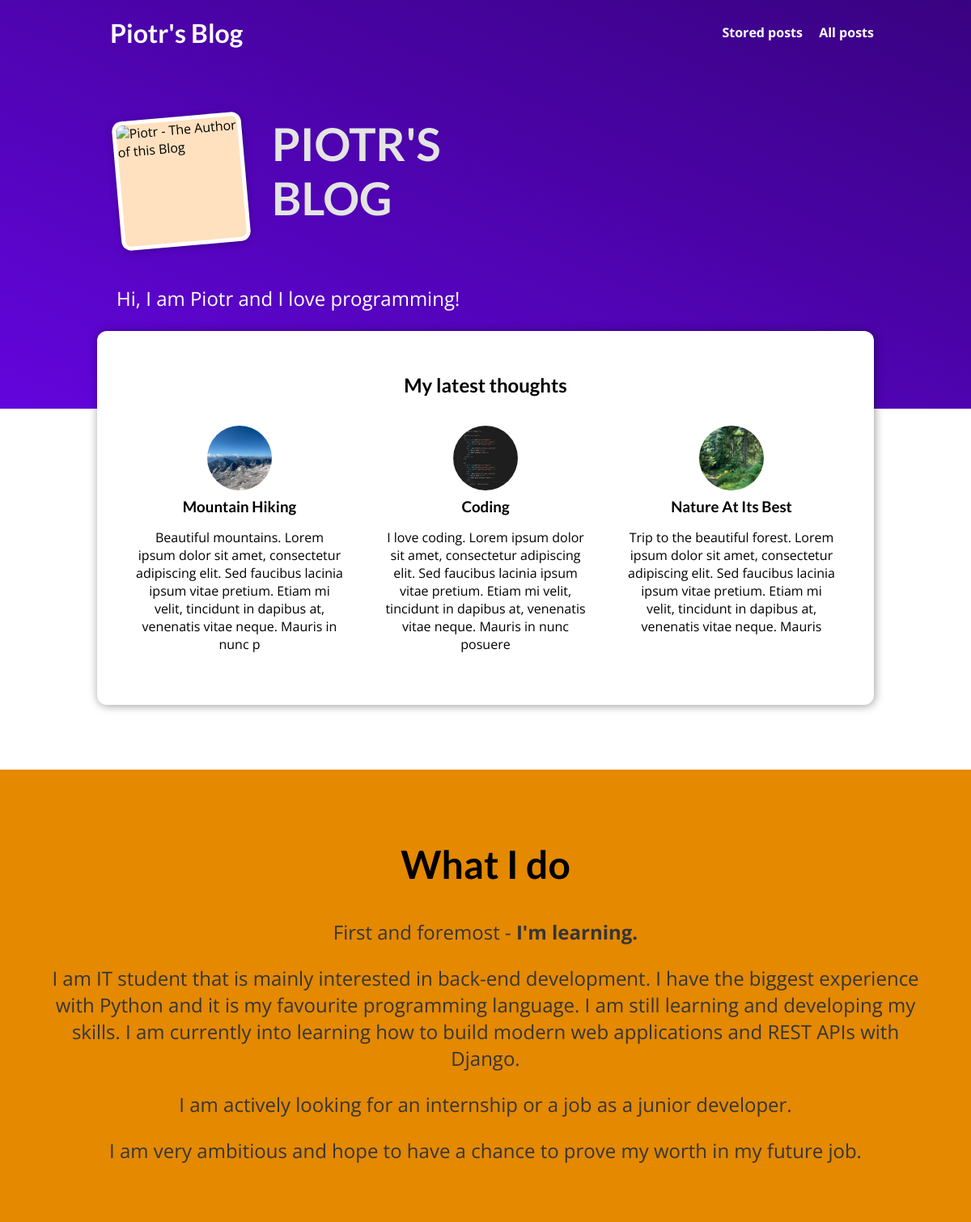
Before: / with the older database file.
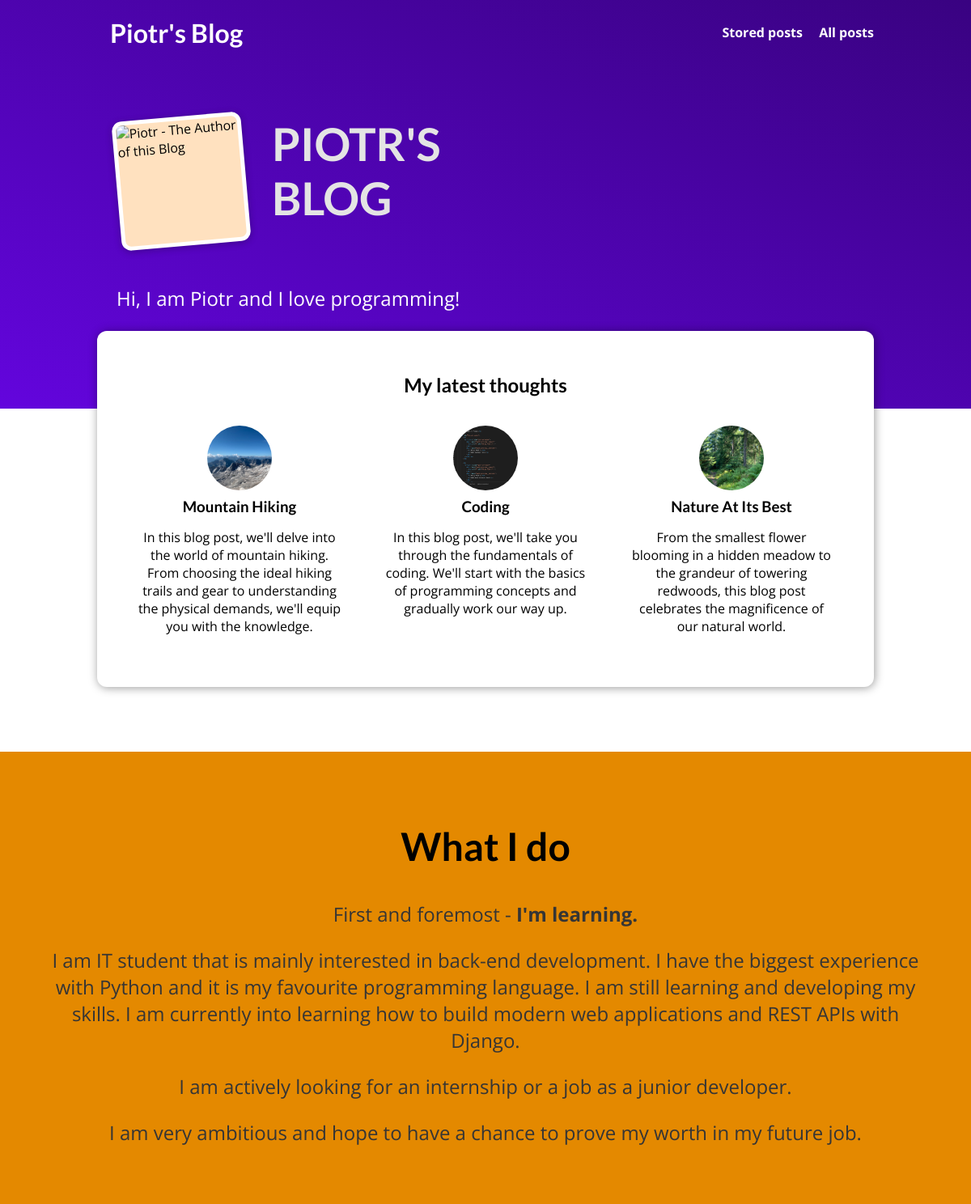
After: the same page with the newer database file.
### blog/models.py (models this page shows, shortened)
class Post(models.Model):
    title = models.CharField(max_length=150)
    excerpt = models.CharField(max_length=200)
    image = models.ImageField(upload_to="posts", null=True)
    date = models.DateField(auto_now=True)
    slug = models.SlugField(unique=True, db_index=True, default="", null=False)
    content = models.TextField(validators=[MinLengthValidator(10)])
    author = models.ForeignKey(Author, on_delete=models.SET_NULL, null=True, related_name="posts")
    tags = models.ManyToManyField(Tag)

### blog/views.py (the view)
# urls.py: path("", views.StartingPageView.as_view(), name="starting-page"),
class StartingPageView(ListView):
    template_name = "blog/index.html"
    model = Post
    ordering = ["-date"]
    context_object_name = "posts"
    def get_queryset(self):
        queryset = super().get_queryset()
        data = queryset[:3]
        return data

### blog/templates/blog/index.html (shortened to what this page needs)
{% extends "base.html" %}
{% load static %}
{% block css_files %}
    <link rel="stylesheet" href="{% static 'blog/post.css' %}" />
    <link rel="stylesheet" href="{% static 'blog/index.css' %}" />
{% endblock %}
{% block content %}
    <section id="welcome">
        <header>
            <img src="{% static 'blog/images/ja.jpg' %}" alt="Piotr - The Author of this Blog" />
            <h2>PIOTR'S BLOG</h2>
        </header>
        <p>Hi, I am Piotr and I love programming!</p>
    </section>
    <section id="latest-posts">
        <h2>My latest thoughts</h2>
        <ul>
            {% for post in posts %}
                {% include "blog/includes/post.html" %}
            {% endfor %}
        </ul>
    </section>
    <section id="about">
        <h2>What I do</h2>
        <p>First and foremost - <b>I'm learning.</b></p>
        <p>I am IT student that is mainly interested in back-end development. I have the biggest experience with Python and it is my favourite programming language. I am still learning and developing my skills. I am currently into learning how to build modern web applications and REST APIs with Django.</p>
        <p>I am actively looking for an internship or a job as a junior developer.</p>
        <p>I am very ambitious and hope to have a chance to prove my worth in my future job.</p>
    </section>
{% endblock %}

### blog/templates/blog/includes/post.html
<li>
    <article class="post">
        <a href="{% url 'post-detail-page' post.slug %}">
            <img src="{{ post.image.url }}" alt="{{ post.title }}" />
            <div class="post__content">
                <h3>{{ post.title }}</h3>
                <p>{{ post.excerpt }}</p>
            </div>
        </a>
    </article>
</li>

Changed rows visible on the page:
changed Post "Mountain Hiking": excerpt "Beautiful mountains. Lorem ipsum dolor sit amet, consectetur adipiscing elit. Sed faucibus lacinia ipsum vitae pretium. Etiam mi velit, tincidunt in dapibus at, venenatis vitae neque. Mauris in nunc p" → "In this blog post, we'll delve into the world of mountain hiking. From choosing the ideal hiking trails and gear to understanding the physical demands, we'll equip you with the knowledge."
changed Post "Coding": excerpt "I love coding. Lorem ipsum dolor sit amet, consectetur adipiscing elit. Sed faucibus lacinia ipsum vitae pretium. Etiam mi velit, tincidunt in dapibus at, venenatis vitae neque. Mauris in nunc posuere" → "In this blog post, we'll take you through the fundamentals of coding. We'll start with the basics of programming concepts and gradually work our way up."
changed Post "Nature At Its Best": excerpt "Trip to the beautiful forest. Lorem ipsum dolor sit amet, consectetur adipiscing elit. Sed faucibus lacinia ipsum vitae pretium. Etiam mi velit, tincidunt in dapibus at, venenatis vitae neque. Mauris" → "From the smallest flower blooming in a hidden meadow to the grandeur of towering redwoods, this blog post celebrates the magnificence of our natural world."
